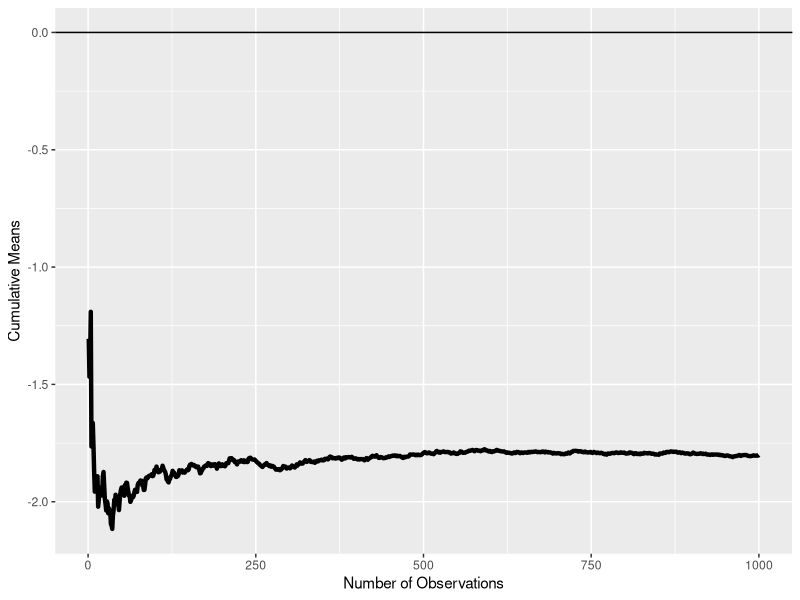
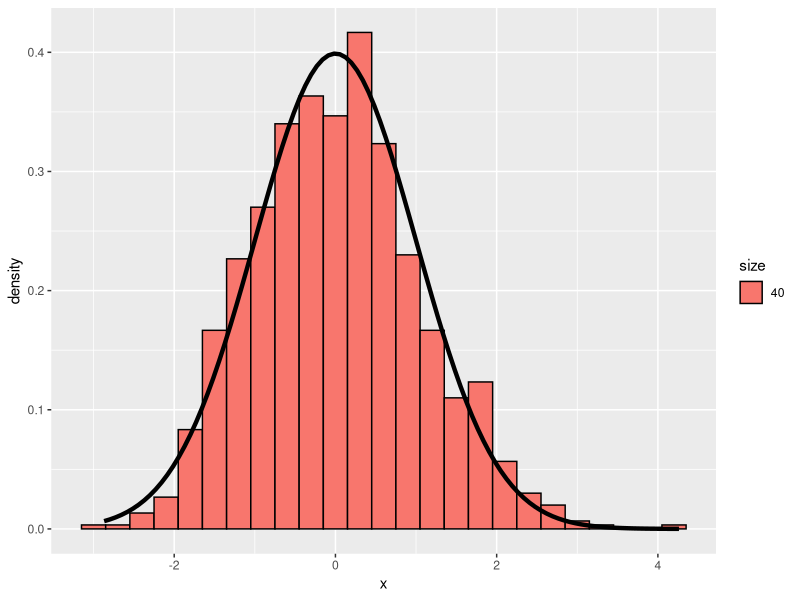

These figures' R source, in order:
#load required libraries
library(ggplot2)

#initialize values
lambda <- 0.2
sample.size <- 40
theoretical.mean <- 1/lambda
theoretical.sd <- 1/lambda
theoretical.var <- theoretical.sd^2
no.simulations <- 1000

#set random seed for simulation
set.seed(123456)

#function to normalize the distribution of the averages of 40 exponentials
normalizeDist <- function(x, sample.size) sqrt(sample.size) * (mean(x) - theoretical.mean) / theoretical.sd

#Distribution of 1000 random exponentials
random.exponentials <- data.frame(x=rexp(1000,0.2))

g1 <- ggplot(random.exponentials,aes(x = x,fill="red")) +
  geom_histogram(binwidth=1, colour = "black", 
                aes(y = ..density..)) +
  labs(title = "Distribution of 1000 Random Exponentials", 
       x = "Values", y = "Frequency") +
  theme(legend.position="none")

#create matrix of 1000 exponentials of sample size 40
simulation.matrix <- matrix(rexp(no.simulations * sample.size,rate = lambda),no.simulations,sample.size)

#calculate simulation sample mean and variance
simulation.mean <- mean(simulation.matrix)
simulation.var <- simulation.mean^2
simulation.sd <- simulation.mean

dat1 <- data.frame(
  x = rowMeans(simulation.matrix),size = factor(rep(c(sample.size),no.simulations)))

#place theoretical and simulation means in a single data frame so they can be added to the plot legend
means.df <- data.frame(means=c("Theoretical","Simulation"),
                       vals=c(1/lambda,simulation.mean))

#plot sample distribution histogram and density curve using ggplot2
g2 <- ggplot(dat1, aes(x = x, fill = size)) + geom_histogram(binwidth=.3, colour = "black", 
                aes(y = ..density..)) +
  stat_function(fun = dnorm,
                     size = 1.5,
                     col="blue",
                     show_guide=FALSE,
                     arg = list(mean = simulation.mean,sd = sd(dat1$x))) +
  geom_vline(data=means.df,
                    aes(xintercept=vals,
                        colour=means),
                    show_guide = TRUE) +
  labs(title = "Distribution of Averages of 40 Exponentials", 
       x = "Means of Exponentials, lambda = 0.2")


#run the simulation and save results in a data frame
dat <- data.frame(
  x = c(apply(matrix(rexp(no.simulations * sample.size, lambda), 
                     no.simulations), 1, normalizeDist, sample.size)),
  size = factor(rep(c(sample.size),no.simulations)))

#plot cumulative means vs no of observations
cumulative.means <- cumsum(dat$x/(1:no.simulations))
g <- ggplot(data.frame(x=1:no.simulations,y=cumulative.means),aes(x=x,y=y))
g <- g + geom_hline(yintercept=0) + geom_line(size=1.5)
g <- g + labs(x = "Number of Observations",y = "Cumulative Means")
print(g)

#plot sample distribution histogram and density curve using ggplot2
g <- ggplot(dat, aes(x = x, fill = size)) + geom_histogram(binwidth=.3, colour = "black", aes(y = ..density..)) 
g <- g + stat_function(fun = dnorm, size = 1.5)
print(g)

#output the theoretical and simulation sample distribution means
print(paste("Theoretical Mean = ",theoretical.mean,sep=""))
print(paste("Sample Mean = ",round(simulation.mean,2),sep=""))

#output the theoretical and simulation sample distribution variances
print(paste("Theoretical Variance = ",theoretical.var,sep=""))
print(paste("Sample Variance = ",round(simulation.var,2),sep=""))
